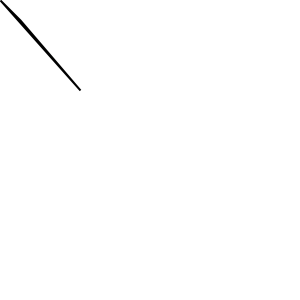
Frame 1 (no input)
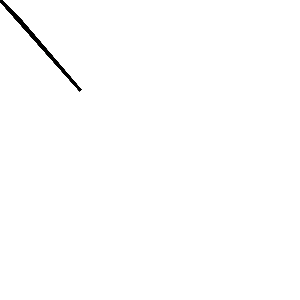
Frame 60 (the mouse pressed at the canvas centre just before this capture)
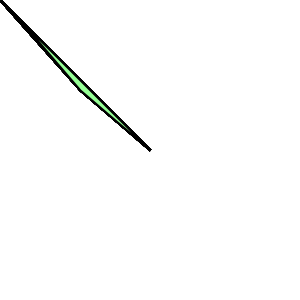
Frame 120 (the mouse held since frame 60 and released just before this capture)

The Processing sketch that drew these frames (run headless with seeded random() and noise(); from frame 60 on, the mouse is pressed at the canvas centre):

// Processing sketch: processing_23569
// ── processing_23569.pde

void setup () {
  background(255);
  size(300,300);
}

void draw () {
  //background(255);
  strokeWeight(2);
  smooth();
  fill(mouseX,255,mouseY);
  triangle(mouseX,mouseY,20,20,80,90);
  println(mouseX);
}
